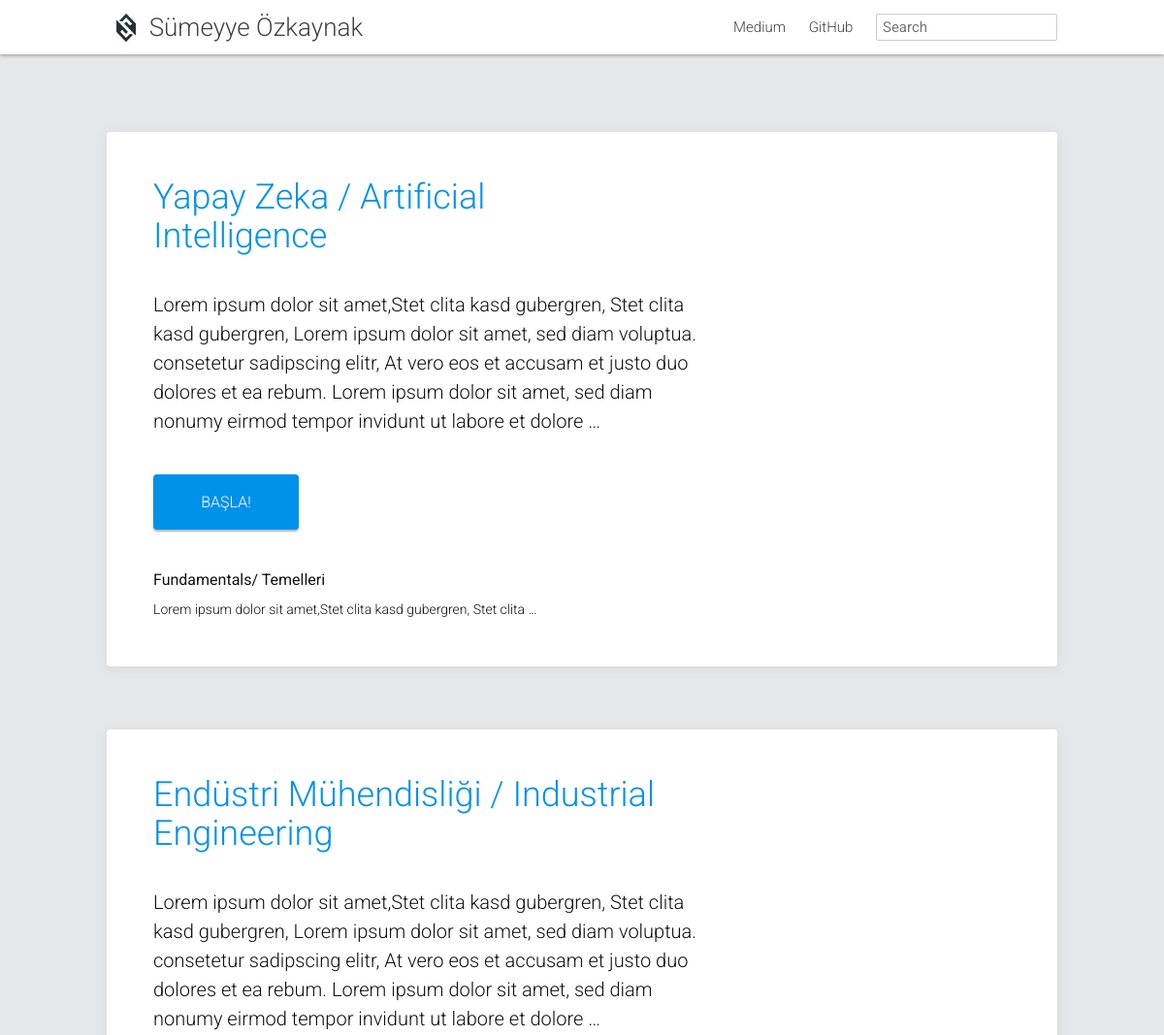
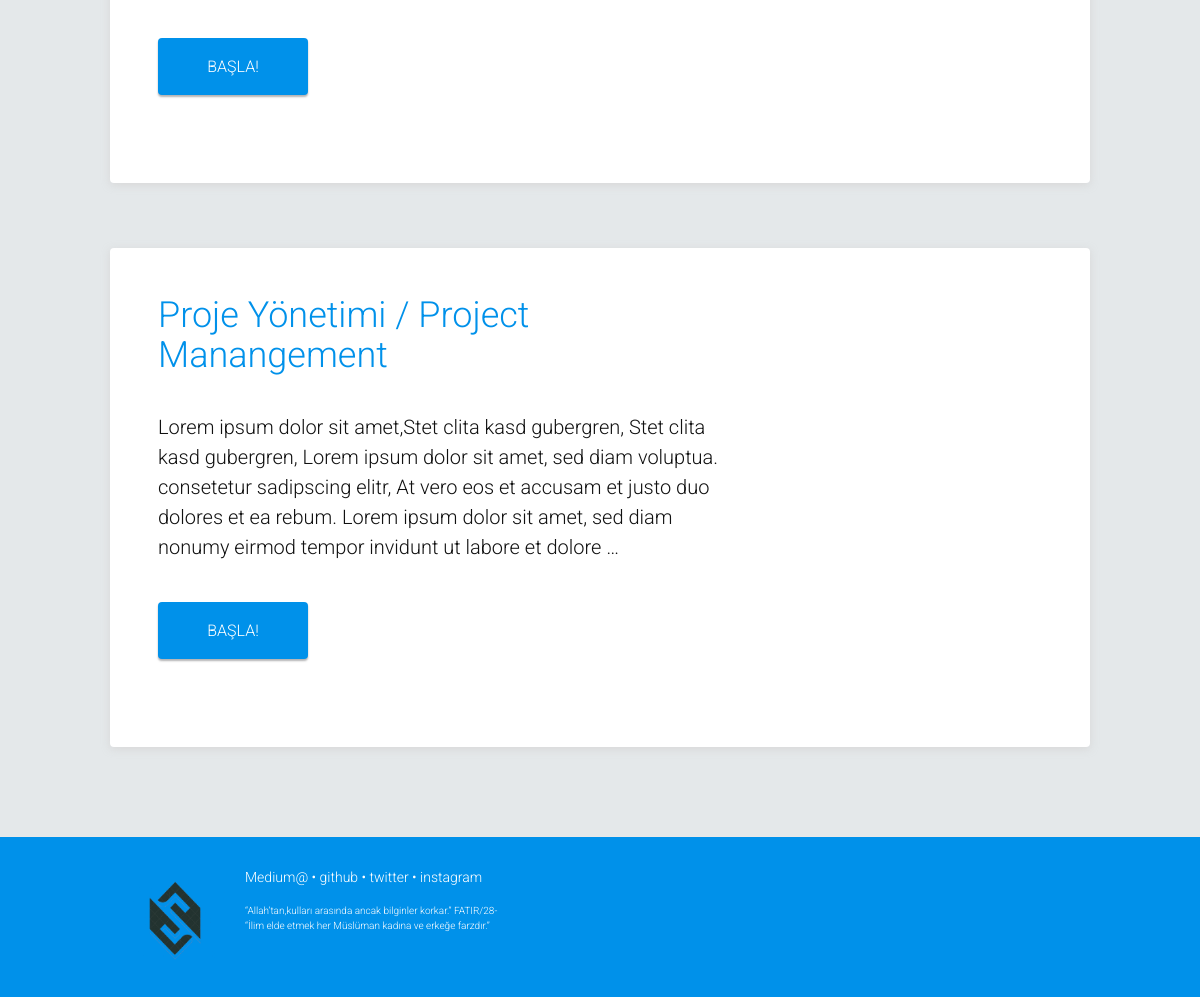
Before: /myworkandresearch/ with the older database file (2 pictures, top to bottom).
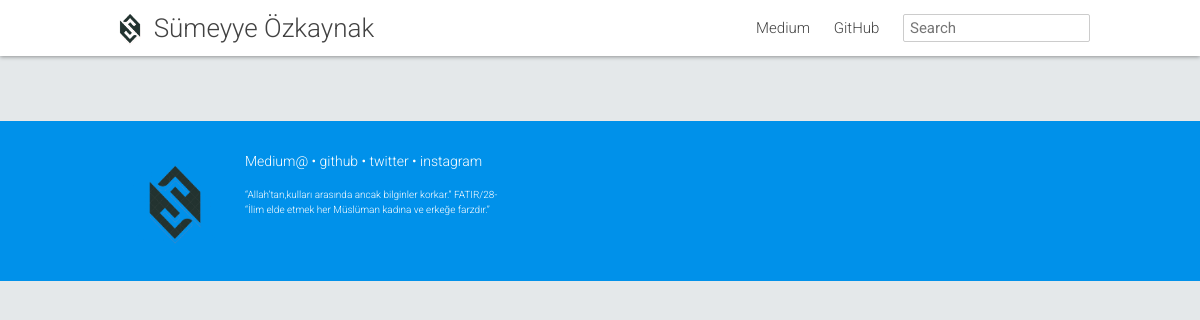
After: the same page with the newer database file.
### myworkandresearch/models.py (models this page shows, shortened)
class Category(models.Model):
    name = models.CharField(max_length=200, verbose_name='Kategori Adı')
    slug = models.SlugField(unique=True, max_length=210, verbose_name='Kategori Url', editable=False)
    text = RichTextField(verbose_name='Kategori Metni')
    image = models.ImageField(null=True, blank=True)
    class Meta:
        ordering = ['id']

class Subject(models.Model):
    name = models.CharField(max_length=200, verbose_name='Konu Adı')
    slug = models.SlugField(unique=True, max_length=210, verbose_name='Konu Url', editable=False)
    text = RichTextField(verbose_name='Konu Metni')
    category_name = models.ForeignKey('Category', on_delete=models.CASCADE, verbose_name='Kategori Adı')
    class Meta:
        ordering = ['id']

### myworkandresearch/views.py (the view)
# urls.py: url(r'^myworkandresearch/', include('myworkandresearch.urls')),
def myworkandresearch(request):
    categories = Category.objects.all()
    subjects = Subject.objects.all()
    context={
        'categories': categories,
        'subjects':subjects,
    }
    return render(request, 'myworkandresearch/myworkandresearch.html', context)

### templates/myworkandresearch/myworkandresearch.html (shortened to what this page needs)
{% extends 'base.html' %}
{% load static %}
{% block body_name %} class="homepage" {% endblock %}
{% block header %}
             <a class="page-link" href="https://medium.com/@sumozkaynak">Medium</a>
             <a class="page-link" href="https://github.com/sozkaynak">GitHub</a>
{% endblock %}
{% block content %}
    <div class="container-fluid contents">
      <div class="row">
      <div class="col-sm-12 main-contents">
          <div class="main-contents-body">
            {% for category in categories %}
                <article class="post-content">
                    <section class="homepage__key_points card">
                    <h1 class="homepage__title">
                         {{category.name}}
                    </h1>
                    <div class="homepage__tagline">
                        {{category.text|safe|linebreaksbr|truncatewords:50}}
                     </div>
                     <div class="homepage__button_row">
                         <a href="{% url 'myworkandresearch:category' category_slug=category.slug %}"  class="get-started-button">BAŞLA!</a>
                     </div>
                     <div class="key-points">
                    {% for subject in category.subject_set.all%}
                        <div class="homepage__key_point">
                                <div class="homepage__key_point_title">{{subject.name}}</div>
                                <p>{{subject.text|truncatewords:10|safe}}</p>
                        </div>
                    {% endfor %}
                     </div>
                 </section>
                </article>
            {% endfor %}
          </div>
      </div>
      </div>
    </div>
{% endblock %}
{% block footer %}
            <footer class="site-footer">
              <div class="container-fluid">
                <div class="row">
                  <div class="col-sm-12">
                    <div class="logo">
                      <img src="{% static 'images/logoweb.png' %}" alt="Logo" width="100" height="100">
                    </div>
                      <p class="site-footer__link-list">
                        <a href="https://medium.com/@sumozkaynak">Medium@</a> &bull;
                        <a href="https://github.com/sozkaynak/">github</a> &bull;
                        <a href="https://twitter.com/sumeyyeozkaynak">twitter</a> &bull;
                        <a href="https://instagram.com/afafet">instagram</a>
                      </p>
                      <p class="licenses">
                         “Allah’tan,kulları arasında ancak bilginler korkar.” FATIR/28- <br>
                         “İlim elde etmek her Müslüman kadına ve erkeğe farzdır.”
                      </p>
                  </div>
                </div>
              </div>
            </footer>
{% endblock %}

Changed rows visible on the page:
removed Category: name "Yapay Zeka / Artificial Intelligence", text "Lorem ipsum dolor sit amet,Stet clita kasd gubergren, Stet clita kasd gubergren, Lorem ipsum dolor sit amet, sed diam voluptua. consetetur sadipscing elitr, At vero eos et accusam et justo duo dolores et ea rebum. Lorem ipsum dolor sit amet, sed diam nonumy eirmod tempor invidunt ut labore et dolore …"
removed Subject: name "Fundamentals/ Temelleri", text "Lorem ipsum dolor sit amet,Stet clita kasd gubergren, Stet clita …"
removed Category: name "Endüstri Mühendisliği / Industrial Engineering", text "Lorem ipsum dolor sit amet,Stet clita kasd gubergren, Stet clita kasd gubergren, Lorem ipsum dolor sit amet, sed diam voluptua. consetetur sadipscing elitr, At vero eos et accusam et justo duo dolores et ea rebum. Lorem ipsum dolor sit amet, sed diam nonumy eirmod tempor invidunt ut labore et dolore …"
removed Category: name "Proje Yönetimi / Project Manangement", text "Lorem ipsum dolor sit amet,Stet clita kasd gubergren, Stet clita kasd gubergren, Lorem ipsum dolor sit amet, sed diam voluptua. consetetur sadipscing elitr, At vero eos et accusam et justo duo dolores et ea rebum. Lorem ipsum dolor sit amet, sed diam nonumy eirmod tempor invidunt ut labore et dolore …"
